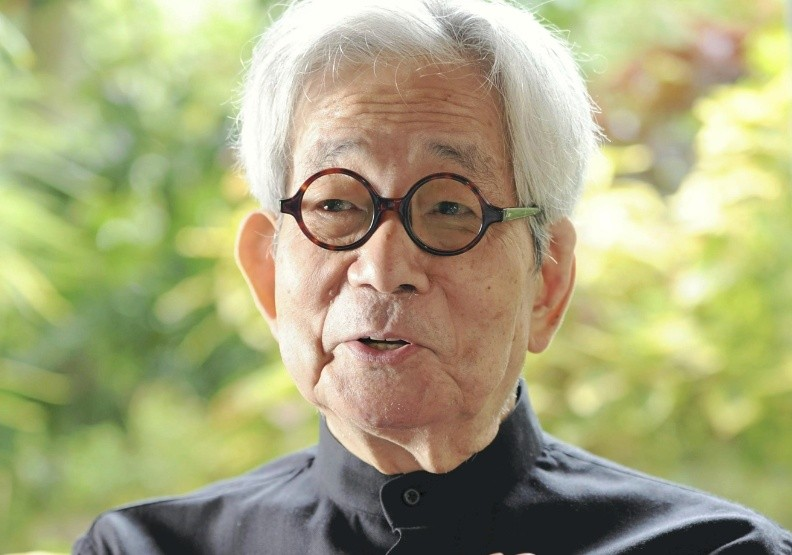
#> input picture old/01.jpg, 792 x 555 px, given in place of the camera
$ python photo_cut.py
#> lines starting #> are read from the running program, lines starting #| are printed output that depends on the picture; after the words box and inside, x2 and y2 are one past the last pixel; in counts of white or black regions, pixels touching at a corner belong together
import cv2
import numpy as np
from rembg import remove

cap = cv2.VideoCapture(0)

from PIL import Image

def CompositePicture():
  imageA = Image.open('cut.png')
  imageB = Image.open('SS02.png')
  imageB = imageB.convert("RGBA")

  widthB , heightB = imageB.size
  widthA , heightA = imageA.size
  newimageA  = imageA.resize((int(widthA*0.75),int(heightA*0.75)), Image.LANCZOS)
  newimageB  = imageB.resize(imageB.size,Image.LANCZOS)
  newimageA = newimageA.rotate(10)

  resultPicture = Image.new('RGBA', imageB.size, (0, 0, 0, 0))

  resultPicture.paste(newimageA,(210,30), newimageA)
  resultPicture.paste(newimageB, (0,0), newimageB )
  resultPicture.save("result.png")


# 去除背景
def DeleteBG( name ) :
  #待处理的图片路径
  input_path = name

  #处理后存储的图片路径
  output_path = 'cut.png'

  with open(input_path, 'rb') as i:
      with open(output_path, 'wb') as o:
          input = i.read()
          output = remove(input)
          o.write(output)


# 定義加入文字的函式
def putText(source, x, y, text, scale=2.5, color=(255,255,255)):
    org = (x,y)
    fontFace = cv2.FONT_HERSHEY_SIMPLEX
    fontScale = scale
    thickness = 5
    lineType = cv2.LINE_AA
    cv2.putText(source, text, org, fontFace, fontScale, color, thickness, lineType)

a = 0
n = 0

if not cap.isOpened():
    print("Cannot open camera")
    exit()
while True:
    ret, img = cap.read()
#> img is the input picture: shape (555, 792, 3); mean B, G, R 125, 167.7, 168.6
    if not ret:
        print("Cannot receive frame")
        break
    x1, y1, x2, y2 = [int(img.shape[1]*0.70), int(img.shape[0]*4/5), int(img.shape[1]*0.30), int(img.shape[0]*1/5) ]
#> x1 = 554; y1 = 444; x2 = 237; y2 = 111
    cv2.rectangle( img, (x1, y1), (x2, y2), (0,0,255), 5 )
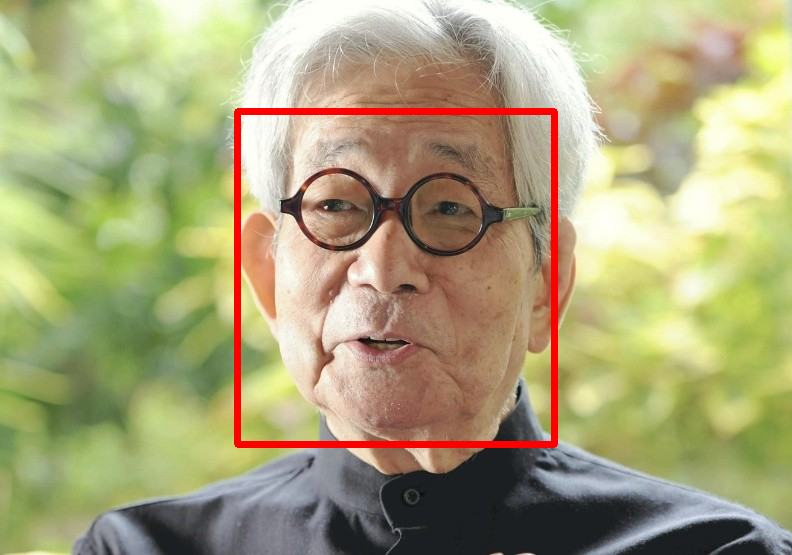
#> img: shape (555, 792, 3); 2.07% of pixels changed, all inside (x1, y1, x2, y2) = (234, 108, 558, 448)
    img = cv2.flip(img, 1) #矩陣左右翻轉
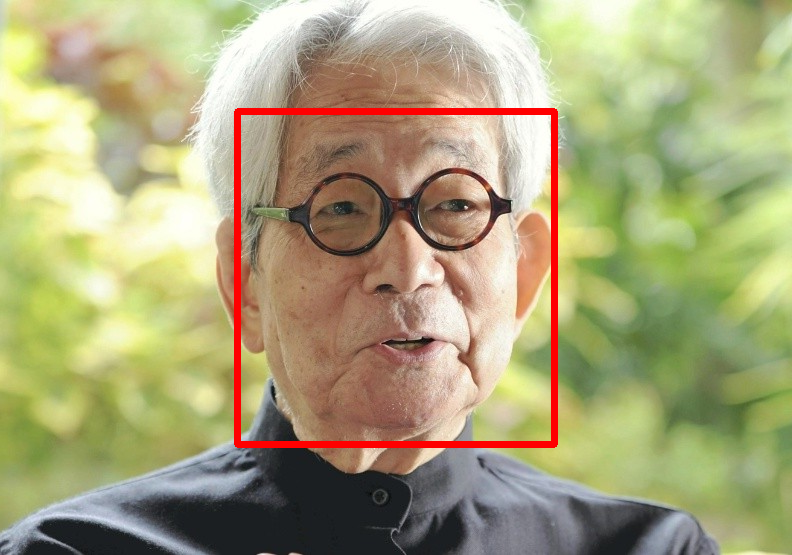
#> img: shape (555, 792, 3); mean B, G, R 122.4, 164.3, 170.2
    img = cv2.cvtColor(img, cv2.COLOR_BGR2BGRA)
#> img: shape (555, 792, 4)
    w = int(img.shape[1])
#> w = 792
    h = int(img.shape[0])
#> h = 555
    img = cv2.resize(img,(w,h))

    white = 255 - np.zeros((h,w,4), dtype='uint8')


    key = cv2.waitKey(1)
#> (key q is pressed here)
    if key == 32:
        a = 1
        sec = 4  # 加入倒數秒數
    elif key == ord('q'):
        break
    if a == 0:
        output = img.copy()
    else:
        output = img.copy()  # 設定 output 和 photo 變數
        photo = img.copy()
        sec = sec - 0.05     # sec 不斷減少 0.05 ( 根據個人電腦效能設定，使其搭配 while 迴圈看起來像倒數一秒 )
        putText(output, 10, 70, str(int(sec)))  # 加入文字
        # 如果秒數小於 1
        if sec < 1:
            output = cv2.addWeighted(white, a, photo, 1-a, 0)
            a = a - 0.1
            if a<0:
                a = 0
                n = n + 1
                # 裁切圖片
                photo = photo[y2+5:y1-5, x2+5:x1-5]

                cv2.imwrite(f'photo-{n}.jpg', photo)
                DeleteBG( f'photo-{n}.jpg')
                break

    cv2.imshow('oxxostudio', output)

cap.release()
cv2.destroyWindow('oxxostudio')

RunArr = ['01_RUN.png','02_RUN.png','03_RUN.png', '04_RUN.png']
for i in range(len(RunArr)):
#> (the run stopped early here; a loop or call above may not have finished)
